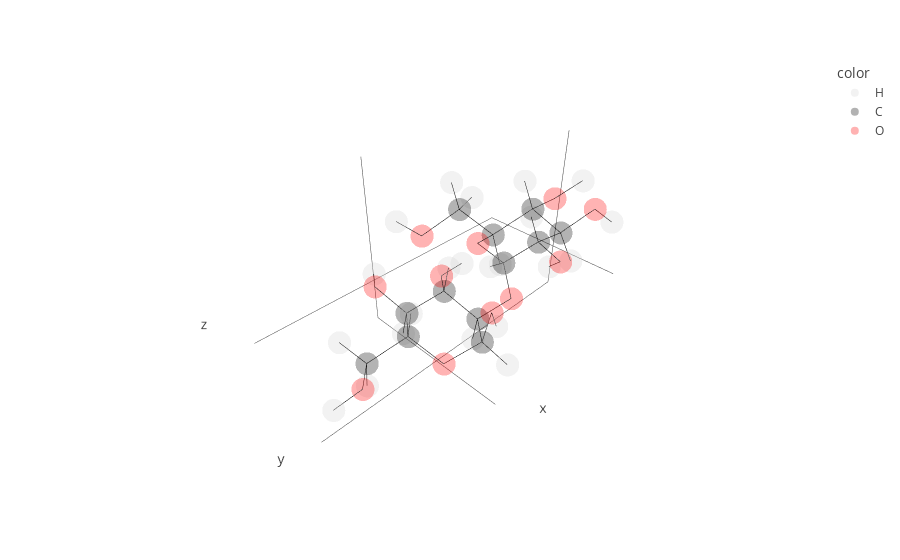

The notebook cell this image was saved under:
### Markdown cell above
Each linkage is identified by an ID within the CHARMM force field - e.g. `12aa` stands for the `1->2 alpha glycosydic linkage`. Each of the pre-defined available linkages can be referenced by their (string) id when connecting molecules together.

For example, we can connect two glucoses using a `12aa` linkage by:

### Code cell
glc = bb.molecule("GLC")

# use pre-defined 12aa linkage
glc2 = bb.connect(glc, glc, "12aa")
glc2.show()

### Figure 1 — Plotly figure (JSON) as saved in the notebook; plotly's stock layout.template omitted (floating-point values rounded to 4 significant figures)
{"data": [{"hovertemplate": "<b>%{hovertext}</b><br><br>color=H<br>x=%{x}<br>y=%{y}<br>z=%{z}<extra></extra>", "hovertext": ["H1", "H2", "H3", "H4", "H5", "H61", "H62", "HO1", "HO3", "HO4", "HO6", "H1", "H2", "H3", "H4", "H5", "H61", "H62", "HO2", "HO3", "HO4", "HO6"], "legendgroup": "H", "marker": {"color": "lightgray", "opacity": 0.3, "symbol": "circle"}, "mode": "markers", "name": "H", "scene": "scene", "showlegend": true, "type": "scatter3d", "x": [-0.822, -1.583, -1.223, 0.281, 1.187, 2.913, 2.627, 0.017, -3, 0.102, 4.425, -3.81, -5.37, -3.957, -4.023, -1.745, -1.112, -1.866, -5.925, -6.284, -3.824, 0.4703], "y": [2.466, 0.264, -0.619, -1.429, 0.184, -1.315, -0.503, 2.566, -1.684, -3.118, 0.501, -0.9277, -0.3471, 2.361, 0.1664, 1.158, 0.451, -1.13, 0.3682, 2.41, 2.402, -1.145], "z": [-0.815, -1.626, 1.276, -1.257, 1.173, 0.129, -1.428, 1.42, 0.08, 0.427, -0.218, -0.09765, 1.711, 1.683, 3.808, 2.032, 4.359, 4.047, -0.5028, 2.236, 4.633, 3.55]}, {"hovertemplate": "<b>%{hovertext}</b><br><br>color=C<br>x=%{x}<br>y=%{y}<br>z=%{z}<extra></extra>", "hovertext": ["C1", "C2", "C3", "C4", "C5", "C6", "C1", "C2", "C3", "C4", "C5", "C6"], "legendgroup": "C", "marker": {"color": "black", "opacity": 0.3, "symbol": "circle"}, "mode": "markers", "name": "C", "scene": "scene", "showlegend": true, "type": "scatter3d", "x": [-0.567, -1.578, -1.179, 0.249, 1.189, 2.607, -3.559, -4.834, -4.454, -3.508, -2.282, -1.36], "y": [1.572, 0.465, -0.806, -1.195, -0.024, -0.383, -0.1052, 0.4479, 1.543, 0.9528, 0.3643, -0.2795], "z": [-0.245, -0.554, 0.203, -0.192, 0.102, -0.345, 0.5974, 1.178, 2.204, 3.254, 2.553, 3.59]}, {"hovertemplate": "<b>%{hovertext}</b><br><br>color=O<br>x=%{x}<br>y=%{y}<br>z=%{z}<extra></extra>", "hovertext": ["O1", "O2", "O3", "O4", "O5", "O6", "O2", "O3", "O4", "O5", "O6"], "legendgroup": "O", "marker": {"color": "red", "opacity": 0.3, "symbol": "circle"}, "mode": "markers", "name": "O", "scene": "scene", "showlegend": true, "type": "scatter3d", "x": [-0.6, -2.881, -2.075, 0.658, 0.744, 3.506, -5.653, -5.636, -3.095, -2.687, -0.1616], "y": [1.871, 0.879, -1.866, -2.338, 1.133, 0.661, 1.005, 2.028, 1.982, -0.6365, -0.725], "z": [1.151, -0.139, -0.137, 0.562, -0.608, 0.035, 0.1724, 2.844, 4.156, 1.598, 2.952]}, {"hoverinfo": "skip", "line": {"color": "black", "width": 1}, "mode": "lines", "showlegend": false, "type": "scatter3d", "x": [-0.567, -1.578], "y": [1.572, 0.465], "z": [-0.245, -0.554]}, {"hoverinfo": "skip", "line": {"color": "black", "width": 1}, "mode": "lines", "showlegend": false, "type": "scatter3d", "x": [-0.567, -0.6], "y": [1.572, 1.871], "z": [-0.245, 1.151]}, {"hoverinfo": "skip", "line": {"color": "black", "width": 1}, "mode": "lines", "showlegend": false, "type": "scatter3d", "x": [-0.567, 0.744], "y": [1.572, 1.133], "z": [-0.245, -0.608]}, {"hoverinfo": "skip", "line": {"color": "black", "width": 1}, "mode": "lines", "showlegend": false, "type": "scatter3d", "x": [-0.567, -0.822], "y": [1.572, 2.466], "z": [-0.245, -0.815]}, {"hoverinfo": "skip", "line": {"color": "black", "width": 1}, "mode": "lines", "showlegend": false, "type": "scatter3d", "x": [-1.578, -1.179], "y": [0.465, -0.806], "z": [-0.554, 0.203]}, {"hoverinfo": "skip", "line": {"color": "black", "width": 1}, "mode": "lines", "showlegend": false, "type": "scatter3d", "x": [-1.578, -2.881], "y": [0.465, 0.879], "z": [-0.554, -0.139]}, {"hoverinfo": "skip", "line": {"color": "black", "width": 1}, "mode": "lines", "showlegend": false, "type": "scatter3d", "x": [-1.578, -1.583], "y": [0.465, 0.264], "z": [-0.554, -1.626]}, {"hoverinfo": "skip", "line": {"color": "black", "width": 1}, "mode": "lines", "showlegend": false, "type": "scatter3d", "x": [-1.179, 0.249], "y": [-0.806, -1.195], "z": [0.203, -0.192]}, {"hoverinfo": "skip", "line": {"color": "black", "width": 1}, "mode": "lines", "showlegend": false, "type": "scatter3d", "x": [-1.179, -2.075], "y": [-0.806, -1.866], "z": [0.203, -0.137]}, {"hoverinfo": "skip", "line": {"color": "black", "width": 1}, "mode": "lines", "showlegend": false, "type": "scatter3d", "x": [-1.179, -1.223], "y": [-0.806, -0.619], "z": [0.203, 1.276]}, {"hoverinfo": "skip", "line": {"color": "black", "width": 1}, "mode": "lines", "showlegend": false, "type": "scatter3d", "x": [0.249, 1.189], "y": [-1.195, -0.024], "z": [-0.192, 0.102]}, {"hoverinfo": "skip", "line": {"color": "black", "width": 1}, "mode": "lines", "showlegend": false, "type": "scatter3d", "x": [0.249, 0.658], "y": [-1.195, -2.338], "z": [-0.192, 0.562]}, {"hoverinfo": "skip", "line": {"color": "black", "width": 1}, "mode": "lines", "showlegend": false, "type": "scatter3d", "x": [0.249, 0.281], "y": [-1.195, -1.429], "z": [-0.192, -1.257]}, {"hoverinfo": "skip", "line": {"color": "black", "width": 1}, "mode": "lines", "showlegend": false, "type": "scatter3d", "x": [1.189, 2.607], "y": [-0.024, -0.383], "z": [0.102, -0.345]}, {"hoverinfo": "skip", "line": {"color": "black", "width": 1}, "mode": "lines", "showlegend": false, "type": "scatter3d", "x": [1.189, 0.744], "y": [-0.024, 1.133], "z": [0.102, -0.608]}, {"hoverinfo": "skip", "line": {"color": "black", "width": 1}, "mode": "lines", "showlegend": false, "type": "scatter3d", "x": [1.189, 1.187], "y": [-0.024, 0.184], "z": [0.102, 1.173]}, {"hoverinfo": "skip", "line": {"color": "black", "width": 1}, "mode": "lines", "showlegend": false, "type": "scatter3d", "x": [2.607, 3.506], "y": [-0.383, 0.661], "z": [-0.345, 0.035]}, {"hoverinfo": "skip", "line": {"color": "black", "width": 1}, "mode": "lines", "showlegend": false, "type": "scatter3d", "x": [2.607, 2.913], "y": [-0.383, -1.315], "z": [-0.345, 0.129]}, {"hoverinfo": "skip", "line": {"color": "black", "width": 1}, "mode": "lines", "showlegend": false, "type": "scatter3d", "x": [2.607, 2.627], "y": [-0.383, -0.503], "z": [-0.345, -1.428]}, {"hoverinfo": "skip", "line": {"color": "black", "width": 1}, "mode": "lines", "showlegend": false, "type": "scatter3d", "x": [-0.6, 0.017], "y": [1.871, 2.566], "z": [1.151, 1.42]}, {"hoverinfo": "skip", "line": {"color": "black", "width": 1}, "mode": "lines", "showlegend": false, "type": "scatter3d", "x": [-2.075, -3], "y": [-1.866, -1.684], "z": [-0.137, 0.08]}, {"hoverinfo": "skip", "line": {"color": "black", "width": 1}, "mode": "lines", "showlegend": false, "type": "scatter3d", "x": [0.658, 0.102], "y": [-2.338, -3.118], "z": [0.562, 0.427]}, {"hoverinfo": "skip", "line": {"color": "black", "width": 1}, "mode": "lines", "showlegend": false, "type": "scatter3d", "x": [3.506, 4.425], "y": [0.661, 0.501], "z": [0.035, -0.218]}, {"hoverinfo": "skip", "line": {"color": "black", "width": 1}, "mode": "lines", "showlegend": false, "type": "scatter3d", "x": [-3.559, -4.834], "y": [-0.1052, 0.4479], "z": [0.5974, 1.178]}, {"hoverinfo": "skip", "line": {"color": "black", "width": 1}, "mode": "lines", "showlegend": false, "type": "scatter3d", "x": [-3.559, -2.687], "y": [-0.1052, -0.6365], "z": [0.5974, 1.598]}, {"hoverinfo": "skip", "line": {"color": "black", "width": 1}, "mode": "lines", "showlegend": false, "type": "scatter3d", "x": [-3.559, -3.81], "y": [-0.1052, -0.9277], "z": [0.5974, -0.09765]}, {"hoverinfo": "skip", "line": {"color": "black", "width": 1}, "mode": "lines", "showlegend": false, "type": "scatter3d", "x": [-4.834, -4.454], "y": [0.4479, 1.543], "z": [1.178, 2.204]}, {"hoverinfo": "skip", "line": {"color": "black", "width": 1}, "mode": "lines", "showlegend": false, "type": "scatter3d", "x": [-4.834, -5.653], "y": [0.4479, 1.005], "z": [1.178, 0.1724]}, {"hoverinfo": "skip", "line": {"color": "black", "width": 1}, "mode": "lines", "showlegend": false, "type": "scatter3d", "x": [-4.834, -5.37], "y": [0.4479, -0.3471], "z": [1.178, 1.711]}, {"hoverinfo": "skip", "line": {"color": "black", "width": 1}, "mode": "lines", "showlegend": false, "type": "scatter3d", "x": [-4.454, -3.508], "y": [1.543, 0.9528], "z": [2.204, 3.254]}, {"hoverinfo": "skip", "line": {"color": "black", "width": 1}, "mode": "lines", "showlegend": false, "type": "scatter3d", "x": [-4.454, -5.636], "y": [1.543, 2.028], "z": [2.204, 2.844]}, {"hoverinfo": "skip", "line": {"color": "black", "width": 1}, "mode": "lines", "showlegend": false, "type": "scatter3d", "x": [-4.454, -3.957], "y": [1.543, 2.361], "z": [2.204, 1.683]}, {"hoverinfo": "skip", "line": {"color": "black", "width": 1}, "mode": "lines", "showlegend": false, "type": "scatter3d", "x": [-3.508, -2.282], "y": [0.9528, 0.3643], "z": [3.254, 2.553]}, {"hoverinfo": "skip", "line": {"color": "black", "width": 1}, "mode": "lines", "showlegend": false, "type": "scatter3d", "x": [-3.508, -3.095], "y": [0.9528, 1.982], "z": [3.254, 4.156]}, {"hoverinfo": "skip", "line": {"color": "black", "width": 1}, "mode": "lines", "showlegend": false, "type": "scatter3d", "x": [-3.508, -4.023], "y": [0.9528, 0.1664], "z": [3.254, 3.808]}, {"hoverinfo": "skip", "line": {"color": "black", "width": 1}, "mode": "lines", "showlegend": false, "type": "scatter3d", "x": [-2.282, -1.36], "y": [0.3643, -0.2795], "z": [2.553, 3.59]}, {"hoverinfo": "skip", "line": {"color": "black", "width": 1}, "mode": "lines", "showlegend": false, "type": "scatter3d", "x": [-2.282, -2.687], "y": [0.3643, -0.6365], "z": [2.553, 1.598]}, {"hoverinfo": "skip", "line": {"color": "black", "width": 1}, "mode": "lines", "showlegend": false, "type": "scatter3d", "x": [-2.282, -1.745], "y": [0.3643, 1.158], "z": [2.553, 2.032]}, {"hoverinfo": "skip", "line": {"color": "black", "width": 1}, "mode": "lines", "showlegend": false, "type": "scatter3d", "x": [-1.36, -0.1616], "y": [-0.2795, -0.725], "z": [3.59, 2.952]}, {"hoverinfo": "skip", "line": {"color": "black", "width": 1}, "mode": "lines", "showlegend": false, "type": "scatter3d", "x": [-1.36, -1.112], "y": [-0.2795, 0.451], "z": [3.59, 4.359]}, {"hoverinfo": "skip", "line": {"color": "black", "width": 1}, "mode": "lines", "showlegend": false, "type": "scatter3d", "x": [-1.36, -1.866], "y": [-0.2795, -1.13], "z": [3.59, 4.047]}, {"hoverinfo": "skip", "line": {"color": "black", "width": 1}, "mode": "lines", "showlegend": false, "type": "scatter3d", "x": [-5.653, -5.925], "y": [1.005, 0.3682], "z": [0.1724, -0.5028]}, {"hoverinfo": "skip", "line": {"color": "black", "width": 1}, "mode": "lines", "showlegend": false, "type": "scatter3d", "x": [-5.636, -6.284], "y": [2.028, 2.41], "z": [2.844, 2.236]}, {"hoverinfo": "skip", "line": {"color": "black", "width": 1}, "mode": "lines", "showlegend": false, "type": "scatter3d", "x": [-3.095, -3.824], "y": [1.982, 2.402], "z": [4.156, 4.633]}, {"hoverinfo": "skip", "line": {"color": "black", "width": 1}, "mode": "lines", "showlegend": false, "type": "scatter3d", "x": [-0.1616, 0.4703], "y": [-0.725, -1.145], "z": [2.952, 3.55]}, {"hoverinfo": "skip", "line": {"color": "black", "width": 1}, "mode": "lines", "showlegend": false, "type": "scatter3d", "x": [-2.881, -3.559], "y": [0.879, -0.1052], "z": [-0.139, 0.5974]}], "layout": {"legend": {"title": {"text": "color"}, "tracegroupgap": 0}, "margin": {"t": 60}, "scene": {"domain": {"x": [0, 1], "y": [0, 1]}, "xaxis": {"showgrid": false, "showline": false, "showticklabels": false, "title": {"text": "x"}}, "yaxis": {"showgrid": false, "showline": false, "showticklabels": false, "title": {"text": "y"}}, "zaxis": {"showgrid": false, "showline": false, "showticklabels": false, "title": {"text": "z"}}}}}
